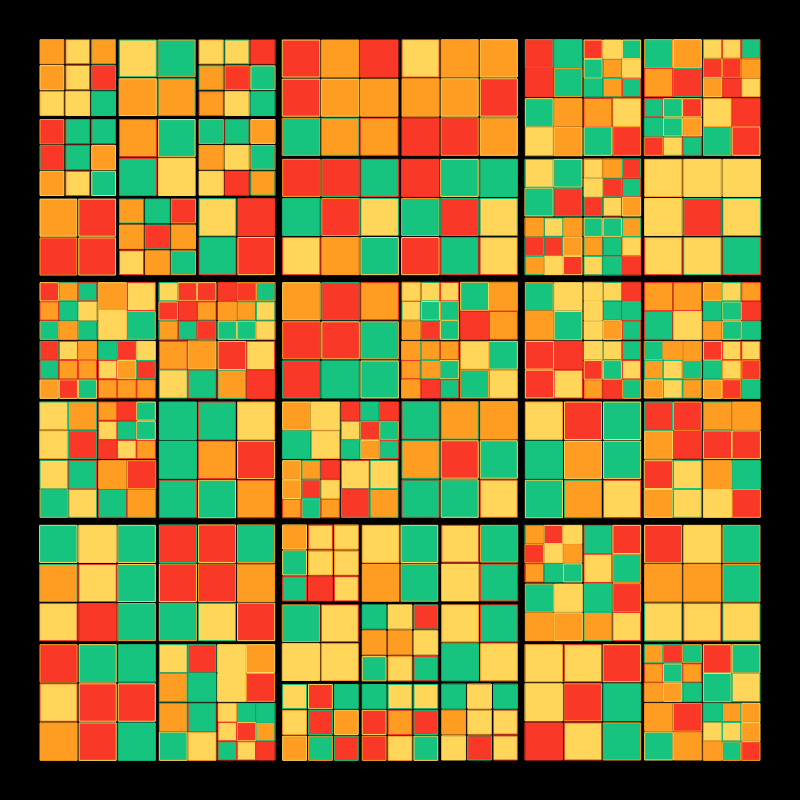
Frame 1 (no input)
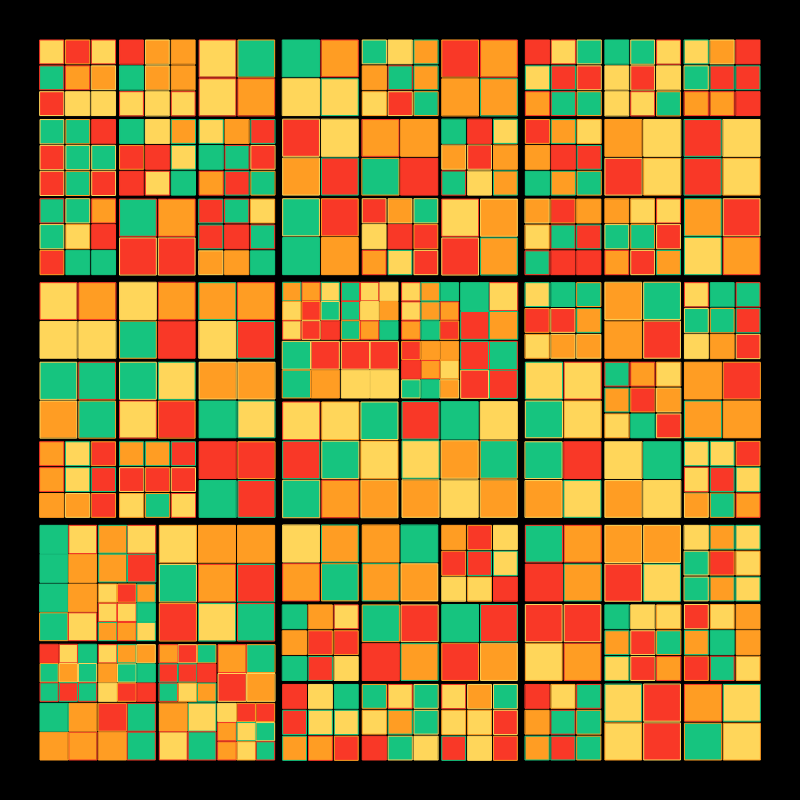
Frame 2 (the mouse pressed at the canvas centre, redrawn once)

The p5.js sketch that drew these frames (run headless with seeded random() and noise() and a simulated clock; the mouse was pressed at the canvas centre and the sketch redrawn once):

// p5.js sketch
// ── sketch.js
function setup() {
  const canvas = createCanvas(800, 800);
  canvas.elt.style.display = 'block';
  canvas.elt.style.maxWidth = '100%';
  canvas.elt.style.height = 'auto';
  colorMode(RGB);
  angleMode(DEGREES);
  noSmooth();
  noLoop();
}

function draw() {
  background(0);
  const offset = width / 20;
  const margin = offset / 5;
  const cellCount = int(random(2, 4));
  drawGrid(offset, offset, width - offset * 2, height - offset * 2, cellCount, margin);
}

function drawGrid(x, y, w, h, cellCount, margin) {
  let cellWidth, cellHeight;
  const rotation = int(random(4)) * 90;

  if (rotation % 180 === 0) {
    cellWidth = w;
    cellHeight = h;
  } else {
    cellWidth = h;
    cellHeight = w;
  }

  push();
  translate(x + w / 2, y + h / 2);
  rotate(rotation);
  translate(-cellWidth / 2, -cellHeight / 2);

  const cellW = (cellWidth - margin * (cellCount - 1)) / cellCount;
  const cellH = (cellHeight - margin * (cellCount - 1)) / cellCount;

  for (let j = 0; j < cellCount; j++) {
    for (let i = 0; i < cellCount; i++) {
      const cx = i * (cellW + margin);
      const cy = j * (cellH + margin);
      if (min(cellW, cellH) > width / 15) {
        drawGrid(cx, cy, cellW, cellH, int(random(2, 4)), margin / 2);
      } else {
        drawCell(cx, cy, cellW, cellH);
      }
    }
  }

  pop();
}

function drawCell(x, y, w, h) {
  const palette = ['#16C47F', '#FFD65A', '#FF9D23', '#F93827'];
  fill(random(palette));
  stroke(random(palette));
  strokeWeight(1);
  rect(x, y, w, h);
}

function windowResized() {
  redraw();
}
